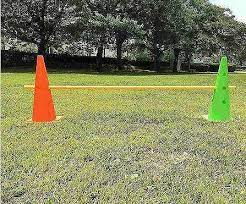
#> input picture 各担当のフォルダ/カメラ/images/redcorn.jpg, 246 x 204 px
$ python test.py
#> lines starting #> are read from the running program, lines starting #| are printed output that depends on the picture; after the words box and inside, x2 and y2 are one past the last pixel; in counts of white or black regions, pixels touching at a corner belong together
import numpy as np
import cv2

img = cv2.imread('redcorn.jpg')
#> img is the input picture: shape (204, 246, 3); mean B, G, R 94.5, 133.6, 131.9
cv2.imwrite("input_test.jpg", img)
height = img.shape[0]
#> height = 204
width = img.shape[1]
#> width = 246
resized_img = cv2.resize(img,dsize=None, fx=1, fy=1)
cv2.imwrite("input_resized.jpg", resized_img)
bgr = [30,90,230]
thresh = 255
print(resized_img[20,20])
#| [127 129 129]

minBGR = np.array([bgr[0] - thresh, bgr[1] - thresh, bgr[2] - thresh])
maxBGR = np.array([bgr[0] + thresh, bgr[1] + thresh, bgr[2] + thresh])

maskBGR = cv2.inRange(resized_img,minBGR,maxBGR)
#> maskBGR: shape (204, 246); every value is 255

resultBGR = cv2.bitwise_and(resized_img, resized_img, mask = maskBGR)

#cv2.imshow("Result BGR", resultBGR)
cv2.imwrite("1.jpg", resultBGR)
#cv2.imshow("Result mask", maskBGR)
cv2.imwrite("2.jpg", maskBGR)
for i in range(16):
    x = i * 16
    minBGR = np.array([bgr[0] - x, bgr[1] - x, bgr[2] - x])
    maxBGR = np.array([bgr[0] + x, bgr[1] + x, bgr[2] + x])

    maskBGR = cv2.inRange(resized_img,minBGR,maxBGR)
    cv2.imwrite("range_image_" + str(x) + ".jpg" , maskBGR)
#> this loop made 16 passes
#> pass 2, `maskBGR = cv2.inRange(resized_img,minBGR,maxBGR)`:
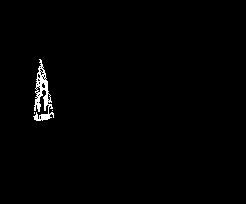
#> maskBGR: shape (204, 246); 0.99% white; 3 white regions (2 under 20 px), largest, box (x1, y1, x2, y2) and area: (33, 59, 54, 121) 496
#> pass 3, `maskBGR = cv2.inRange(resized_img,minBGR,maxBGR)`:
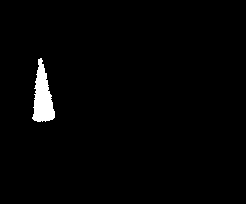
#> maskBGR: shape (204, 246); 1.7% white; 1 white region, box (x1, y1, x2, y2) and area: (32, 58, 55, 122) 870

cv2.waitKey(0)
cv2.destroyAllWindows()
